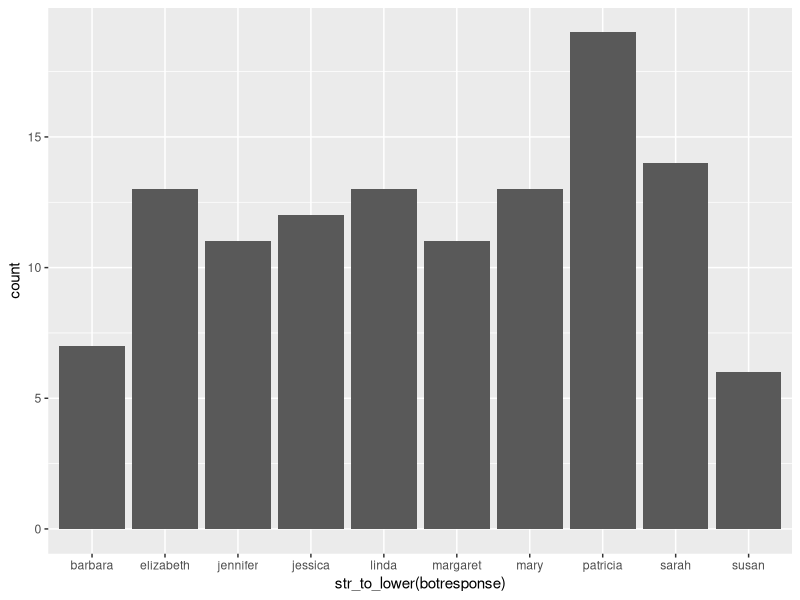
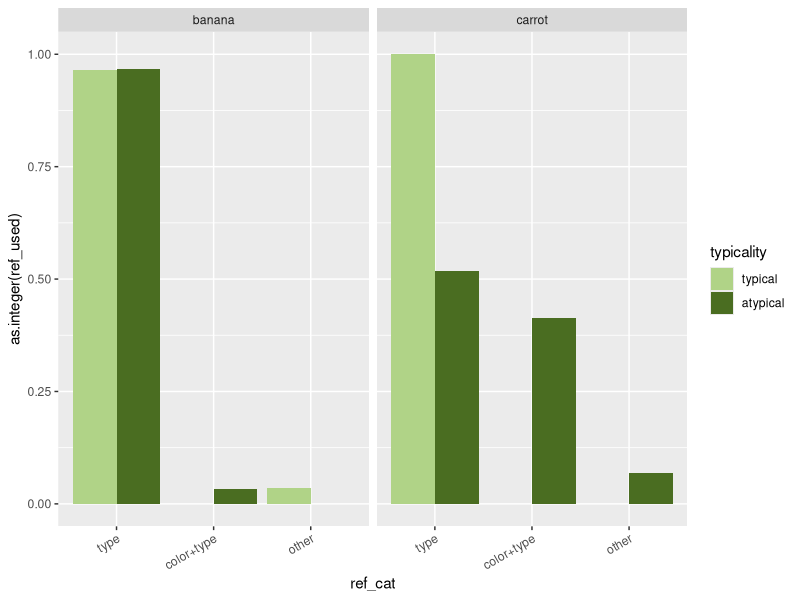

R code for these plots, in order:
## ---- chunk 1
knitr::opts_chunk$set(echo = TRUE)
## ---- chunk 2
library(cowplot)
library(plyr)
library(tidyverse)
library(here)

df_import = read_csv(here("data","01_norming","01_pilot","08_OMP-freeprod-1shot","data.csv")) %>%
  # exclude test
  # weird filter property that it will exclude NAs
  filter(is.na(comments) | comments != "TEST")
## ---- chunk 3
ggplot(df_import,aes(x=str_to_lower(botresponse))) +
  geom_histogram(stat="count")
## ---- chunk 4

df_clean = df_import %>% 
  # exclude multiple submissions
  arrange(startTime) %>% 
  distinct(anon_worker_id,trial_number, .keep_all = TRUE)

# number of participants before exclusion (118)
length(unique(df_import$anon_worker_id))
# number of participants after exclusion (118)
length(unique(df_clean$anon_worker_id))


df = df_clean %>%
  select(item,refexp,trial_number,anon_worker_id) %>% 
  mutate_at(vars(item),funs(str_replace(.,"images/",""))) %>% 
  mutate_at(vars(item),funs(str_replace(.,".png",""))) %>% 
  rename(col_item = item)
  
## ---- chunk 5

typical_list = c(
	"orange_carrot",
	"yellow_banana"
)

atypical_list = c(
	"green_carrot",
	"orange_banana"
)

df_plot = df %>%
  # separate color and type
  separate(col_item, c("color", "item"), sep = "_", remove = FALSE) %>%
  # transform utterances to lower case
  mutate_at(vars(refexp),
            funs(str_to_lower(.))) %>%
  mutate_at(vars(refexp),
            funs(str_replace(.,"a ",""))) %>%
  # correct misspellings
  mutate(refexp_corrected = case_when(
    refexp == "banana."  ~ "banana",
    (refexp == "green carrott" | refexp == "green careta")  ~ "green carrot",
    TRUE ~ refexp
  )) %>% 
  # typicality categorization
  mutate(typicality = case_when(
    col_item %in% typical_list ~ "typical",
    col_item %in% atypical_list ~ "atypical",
    TRUE ~ "non-cd"
  )) %>% 
  # make columns according to utterance types
  mutate(
         # uncomment this, then color_modifier not only contains the exact 
         # color-type combination, but every refexp that contains the color
         # utt_color_modified = str_detect(refexp_corrected,color),
         utt_color_modified = refexp_corrected == paste(color,item,sep=" "),
         utt_type_only = refexp_corrected == item,
         utt_other = ifelse(!utt_color_modified & !utt_type_only, T, F)
  ) %>% 
  gather(ref_cat,ref_used,utt_color_modified,utt_type_only,utt_other) %>% 
  # change order of factor levels in ref_cat
  mutate_at(vars(ref_cat),
            funs(fct_relevel(ref_cat,"utt_type_only","utt_color_modified","utt_other"))) %>% 
  # rename factor levels in ref_cat
  mutate_at(vars(ref_cat),
            funs(mapvalues(ref_cat, 
                           from=c("utt_type_only", "utt_color_modified", "utt_other"),
                           to=c("type", "color+type", "other")))) %>%
  # change order of factor levels in typicality
  mutate_at(vars(typicality), 
            funs(fct_relevel(typicality,"typical","atypical","non-cd"))) 
## ---- chunk 6

ggplot(df_plot,aes(x=ref_cat,
                 y=as.integer(ref_used),
                 fill=typicality)) +
  facet_wrap(vars(item)) +
  # mean
  stat_summary(fun.y = "mean",
               geom = "bar",
               position = position_dodge(width = 0.9)) +
  # error bars 
  stat_summary(fun.data = "mean_cl_boot",
               geom = "linerange",
               color = "darkgrey",
               position = position_dodge(width = 0.9)) +
  theme(axis.text.x = element_text(angle = 30, hjust = 1)) +
  scale_fill_manual(values=c("#b0d387", "#4a6d21"))
## ---- chunk 7
# all
df_true = df_plot %>% 
  filter(ref_used)

table(df_true$typicality, df_true$ref_cat)
## ---- chunk 8
# carrot
df_carr = df_true %>% 
  filter(item=="carrot")

table(df_carr$typicality, df_carr$ref_cat)
## ---- chunk 9
# banana
df_ban = df_true %>% 
  filter(item=="banana")

table(df_ban$typicality, df_ban$ref_cat)
